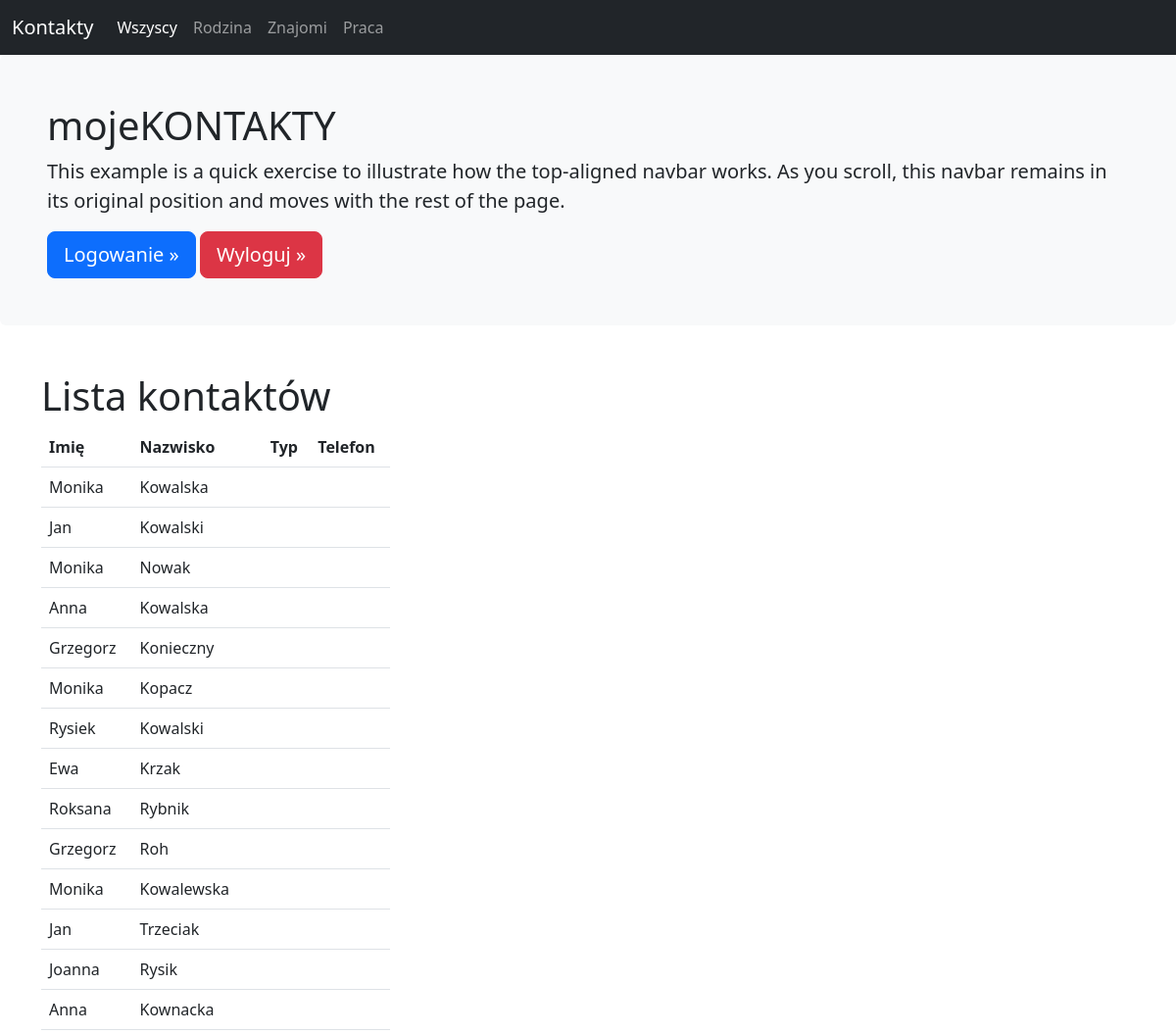
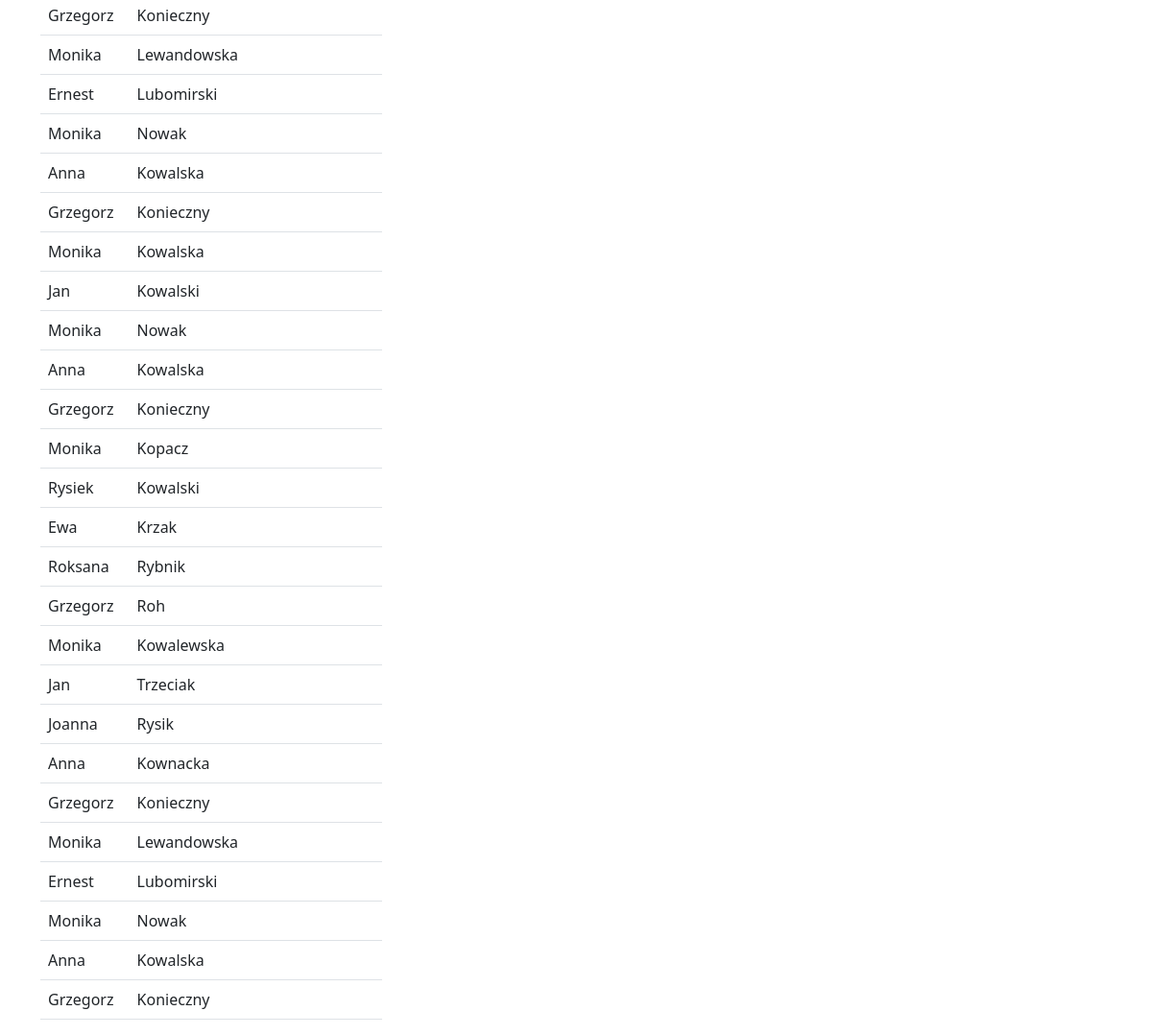
Page /ppai/kontakty/read.php (signed in) on the committed database (2 pictures, top to bottom).
### tables this page shows
CREATE TABLE `osoby` (
  `id` int(10) UNSIGNED NOT NULL,
  `Hobby_id` int(10) UNSIGNED NOT NULL,
  `imie` varchar(20) DEFAULT NULL,
  `nazwisko` varchar(50) DEFAULT NULL,
  `rok_urodzenia` year(4) DEFAULT NULL,
  `opis` text,
  `zdjecie` varchar(100) DEFAULT NULL
);

### ppai/kontakty/read.php (the view, shortened to what this page needs)
<!doctype html>
<html lang="pl-PL">
  <head>
    <link href="https://cdn.jsdelivr.net/npm/bootstrap@5.2.1/dist/css/bootstrap.min.css" rel="stylesheet">
  </head>
  <body>
    <nav class="navbar navbar-expand-sm navbar-dark bg-dark" aria-label="Third navbar example">
        <div class="container-fluid">
        <a class="navbar-brand" href="#">Kontakty</a>
                    <div class="collapse navbar-collapse" id="navbarsExample03">
                        <ul class="navbar-nav me-auto mb-2 mb-sm-0">
                        <li class="nav-item">
                            <a class="nav-link active" aria-current="page" href="read.php">Wszyscy</a>
                        </li>
                        <li class="nav-item">
                            <a class="nav-link" href="read.php?kategoria=R">Rodzina</a>
                        </li>
                        <li class="nav-item">
                            <a class="nav-link" href="read.php?kategoria=Z">Znajomi</a>
                        </li>
                        <li class="nav-item">
                            <a class="nav-link" href="read.php?kategoria=P">Praca</a>
                        </li>
                        </ul>
                    </div>
                </div>
            </nav>
            <main>
                <div class="bg-light p-5 rounded mb-5">
                    <h1>mojeKONTAKTY</h1>
                    <p class="lead">This example is a quick exercise to illustrate how the top-aligned navbar works. As you scroll, this navbar remains in its original position and moves with the rest of the page.</p>
                    <a class="btn btn-lg btn-primary" href="logowanie.php" role="button">Logowanie &raquo;</a>
                    <a class="btn btn-lg btn-danger" href="wylogowanie.php" role="button">Wyloguj &raquo;</a>
                </div>
            </main>
    <div class="container">
        <h1>Lista kontaktów</h1>
        <div class="row">
            <div class="col-12 col-sm-12 col-md-6 col-lg-6 col-xl-4">
            <table class="table">
                <thead>
                    <tr>
                        <th>Imię</th>
                        <th>Nazwisko</th>
                        <th>Typ</th>
                        <th>Telefon</th>
                    </tr>
                    <tbody>
                        <?php
                            if(isset($_SESSION['log']))
                            {
                                $link = mysqli_connect('localhost', 'root', '', 'kontakty');
                                if(isset($_GET['kategoria']))
                                {
                                    $kategoria = $_GET['kategoria'];
                                    $wynik = mysqli_query($link, "SELECT * FROM osoby WHERE rodzaj='$kategoria'");
                                }
                                else
                                {
                                    $wynik = mysqli_query($link, "SELECT * FROM osoby");
                                }
                                    foreach($wynik as $wiersz)
                                    {
                                        echo "<tr>";
                                            echo "<td>{$wiersz['imie']}</td>";
                                            echo "<td>{$wiersz['nazwisko']}</td>";
                                            echo "<td>{$wiersz['rodzaj']}</td>";
                                            echo "<td>{$wiersz['telefon']}</td>";
                                        echo "</tr>";
                                    }
                            }
                        ?>
                    </tbody>
                </thead>
            </table>
            </div>
        </div>
    </div>
  </body>
</html>

### rows in the picture
osoby: imie "Monika", nazwisko "Kowalska"
osoby: imie "Jan", nazwisko "Kowalski"
osoby: imie "Monika", nazwisko "Nowak"
osoby: imie "Anna", nazwisko "Kowalska"
osoby: imie "Grzegorz", nazwisko "Konieczny"
osoby: imie "Monika", nazwisko "Kopacz"
osoby: imie "Rysiek", nazwisko "Kowalski"
osoby: imie "Ewa", nazwisko "Krzak"
osoby: imie "Roksana", nazwisko "Rybnik"
osoby: imie "Grzegorz", nazwisko "Roh"
osoby: imie "Monika", nazwisko "Kowalewska"
osoby: imie "Jan", nazwisko "Trzeciak"
osoby: imie "Joanna", nazwisko "Rysik"
osoby: imie "Anna", nazwisko "Kownacka"
osoby: imie "Grzegorz", nazwisko "Konieczny"
osoby: imie "Monika", nazwisko "Lewandowska"
osoby: imie "Ernest", nazwisko "Lubomirski"
osoby: imie "Monika", nazwisko "Nowak"
osoby: imie "Anna", nazwisko "Kowalska"
osoby: imie "Grzegorz", nazwisko "Konieczny"
osoby: imie "Monika", nazwisko "Kowalska"
osoby: imie "Jan", nazwisko "Kowalski"
osoby: imie "Monika", nazwisko "Nowak"
osoby: imie "Anna", nazwisko "Kowalska"
osoby: imie "Grzegorz", nazwisko "Konieczny"
osoby: imie "Monika", nazwisko "Kopacz"
osoby: imie "Rysiek", nazwisko "Kowalski"
osoby: imie "Ewa", nazwisko "Krzak"
osoby: imie "Roksana", nazwisko "Rybnik"
osoby: imie "Grzegorz", nazwisko "Roh"
osoby: imie "Monika", nazwisko "Kowalewska"
osoby: imie "Jan", nazwisko "Trzeciak"
osoby: imie "Joanna", nazwisko "Rysik"
osoby: imie "Anna", nazwisko "Kownacka"
osoby: imie "Grzegorz", nazwisko "Konieczny"
osoby: imie "Monika", nazwisko "Lewandowska"
osoby: imie "Ernest", nazwisko "Lubomirski"
osoby: imie "Monika", nazwisko "Nowak"
osoby: imie "Anna", nazwisko "Kowalska"
osoby: imie "Grzegorz", nazwisko "Konieczny"
